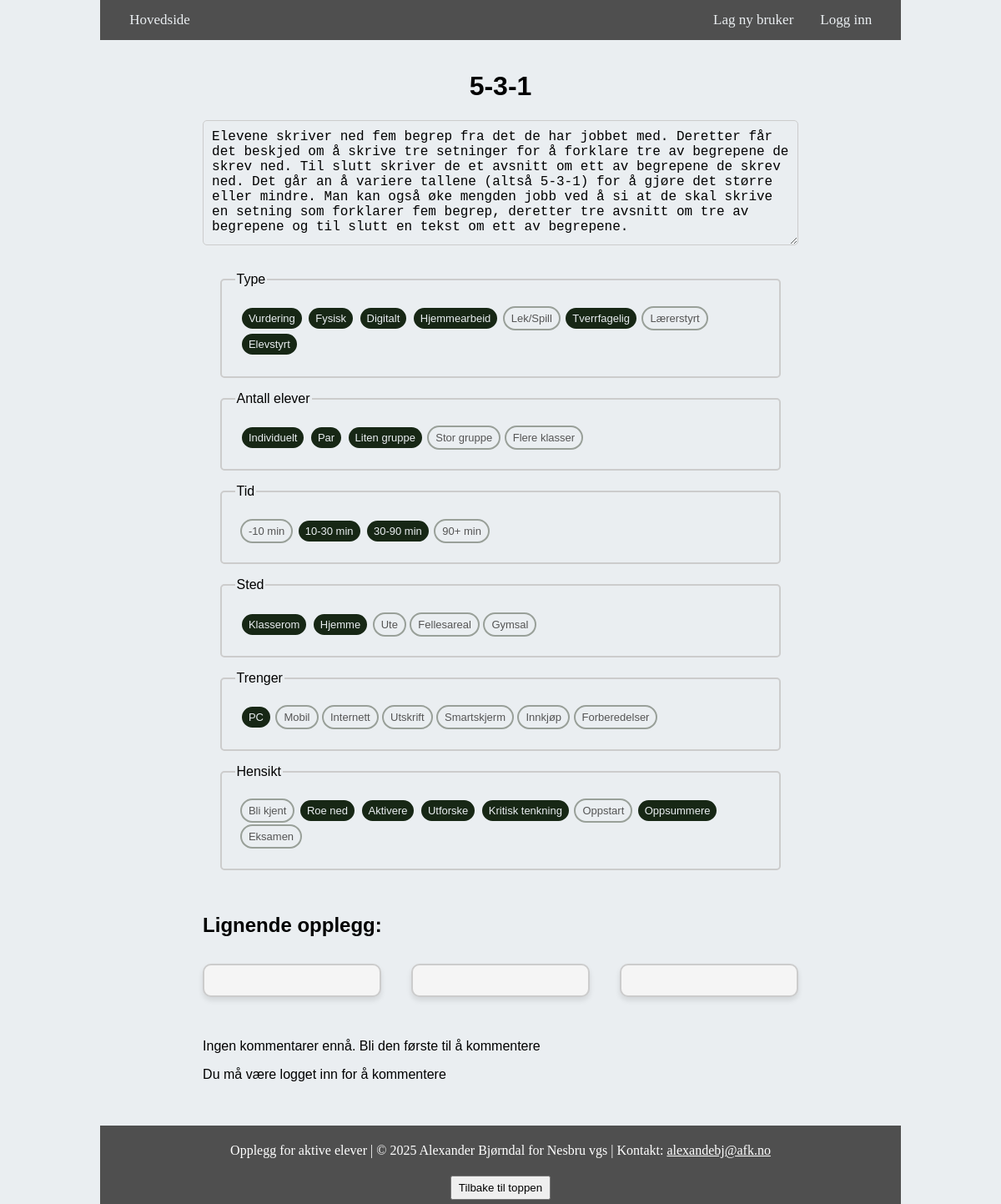
The page /se-opplegg?opplegg_id=1 on the database its author committed.
### website/models.py (models this page shows)
class Opplegg(db.Model):
    __tablename__ = "opplegg"
    id = db.Column(db.Integer, primary_key=True)
    name = db.Column(db.String(1000))
    data = db.Column(db.String(10000))
    date = db.Column(db.DateTime(timezone=True), default=func.now())
    user_id = db.Column(db.Integer, db.ForeignKey('user.id'))
    traits = db.relationship('Trait', secondary=opplegg_traits, backref='opplegg')
    comments = db.relationship('Comment', back_populates='opplegg')

class Trait(db.Model):
    __tablename__ = 'trait'
    id = db.Column(db.Integer, primary_key=True)
    name = db.Column(db.String(100))
    klasse = db.Column(db.String(100))
    forklaring = db.Column(db.String(500))

### website/views.py (the view, shortened to what this page needs)
@views.route('/se-opplegg', methods=['GET', 'POST'])
def se_opplegg():
    opplegg_id = request.args.get('opplegg_id')  # Get the query parameter
    if not opplegg_id:
        return "Missing opplegg_id", 400  # Handle case where opplegg_id is not provided
    opplegg = Opplegg.query.get_or_404(opplegg_id)  # Get the opplegg details
    users = User.query.all()  # Get all users for displaying author info
    traits = Trait.query.all()  # Get all traits for classifying opplegg
    comments = Comment.query.filter_by(opplegg_id=opplegg_id).all()  # Get all comments for this opplegg
    user_list = []
    for u in users:
        user_list.append([u.id, u.first_name])
    klasse_groups = defaultdict(list)
    for trait in traits:
        klasse_groups[trait.klasse].append(trait)
    checked_trait_ids = {trait.id for trait in opplegg.traits}
    return render_template(
        'se_opplegg.html',
        opplegg=opplegg,
        user=current_user,
        klasse_groups=klasse_groups,
        checked_trait_ids=checked_trait_ids,
        comments=comments,  # Pass comments to the template
        user_list=user_list
    )

### website/templates/se_opplegg.html (shortened to what this page needs)
{% extends "base.html" %}{% block title %}{{ opplegg.name }}{% endblock %} {%
block content %}
<link
  rel="stylesheet"
  href="{{ url_for('static', filename='legg_inn_nytt_opplegg.css') }}"
/>
<div id="opplegg_body">
  <div id="centerer">
    <h1 align="center">{{ opplegg.name }}</h1>
    <form method="POST">
      <textarea name="data" readonly>{{ opplegg.data }}</textarea>
      <ul class="ks-cboxtags">
        {% for klasse, traits in klasse_groups.items() %}
        <fieldset>
          <legend>{{ klasse }}</legend>
          <div class="container">
            <ul class="ks-cboxtags">
              {% for trait in traits %}
              <li data-tooltip="{{ trait.forklaring }}">
                <label for="checkbox{{ trait.id }}">{{ trait.name }}</label>
              </li>
              {% endfor %}
            </ul>
          </div>
        </fieldset>
        {% endfor %}
      </ul>
    </form>
    <br />
    <h2>Lignende opplegg:</h2>
    <div class="three-boxes-container">
      <a href="#" id="opplegg1-link" class="box">
      </a>
      <a href="#" id="opplegg2-link" class="box">
      </a>
      <a href="#" id="opplegg3-link" class="box">
      </a>
    </div>
    <div class="comments-section" id="comments">
      {% if comments %}
      <div class="comments-list">
        {% for comment in comments %}
        <div class="comment-item">
          <p>
            <strong>{{ comment.user.first_name }}</strong>
            <span class="comment-date"
              >{{ comment.created_at.strftime('%d.%m.%y %H:%M') }}</span
            >
          </p>
          <p>{{ comment.content }}</p>
          {% if user.role == 'admin' %}
          <button
            type="button"
            class="comment-delete"
            data-comment-id="{{ comment.id }}"
            data-opplegg-id="{{ opplegg.id }}"
          >
            <span aria-hidden="true">&times;</span>
          </button>
          {% endif %}
        </div>
        {% endfor %}
      </div>
      {% else %}
      <p>Ingen kommentarer ennå. Bli den første til å kommentere</p>
      {% endif %}
      {% if current_user.is_authenticated %}
      <form
        method="POST"
        action="{{ url_for('views.se_opplegg', opplegg_id=opplegg.id) }}"
      >
        <textarea
          name="content"
          rows="4"
          placeholder="Skriv kommentaren din her"
          required
        ></textarea>
        <br />
        <div align="center">
          <button type="submit" class="button-style">Lagre kommentar</button>
        </div>
      </form>
      {% else %}
      <p>Du må være logget inn for å kommentere</p>
      {% endif %}
    </div>
  </div>
</div>
{% endblock %}

### website/static/home.css (style rules this page uses)
html, body { height: 100%; margin: 0; display: flex; flex-direction: column; background: #eaeef1; scroll-behavior: smooth; }
#opplegg_body { background: #eaeef1; width: 80%; display: grid; grid-template-columns: 1fr; grid-template-rows: 1fr; grid-column-gap: 0px; grid-row-gap: 0px; margin: 0 auto; }
textarea { outline: none; border-radius: 10px; background: #eaeef1; font-size: 14px; resize: none; overflow: auto; }
fieldset { border-radius: 10px; margin: 2%; border: 2px solid #cecece; background-color: #eaeef1; }
ul.ks-cboxtags li { display: inline; }
ul.ks-cboxtags li label { display: inline-block; background-color: #eaeef1; border: 2px solid #99a099; color: #555555; border-radius: 20px; white-space: nowrap; margin: 1px 0px; -webkit-user-select: none; -moz-user-select: none; -ms-user-select: none; user-select: none; -webkit-tap-highlight-color: transparent; transition: all 0.2s; padding: 5px 8px; font-size: 12px; cursor: pointer; }
ul.ks-cboxtags li label::before { display: inline-block; font-style: normal; font-variant: normal; text-rendering: auto; -webkit-font-smoothing: antialiased; font-family: "Font Awesome 5 Free"; font-weight: 900; font-size: 12px; padding: 2px 6px 2px 2px; transition: transform 0.2s ease-in-out; }
ul.ks-cboxtags li input[type="checkbox"]:checked + label::before { transition: transform 0.2s ease-in-out; }
.container { font-family: "Font Awesome 5 Free", Tahoma, Geneva, Verdana, sans-serif; flex: 1; display: grid; }
.container ul { margin: 0.4rem; padding: 0; list-style-type: none; }
.mainclass { margin-left: 10%; margin-right: 10%; }
li { position: relative; }
.comments-section { margin-top: 50px; }
form textarea { width: 100%; padding: 10px; border-radius: 5px; border: 1px solid #ccc; resize: vertical; }
.three-boxes-container { display: flex; flex-direction: row; gap: 15px; justify-content: space-between; flex-wrap: wrap; }
.three-boxes-container .box { display: block; flex: 1 1 calc(33.33% - 10px); text-decoration: none; color: inherit; border: 2px solid #ccc; border-radius: 10px; padding: 10px; background-color: #f5f5f5; box-sizing: border-box; transition: transform 0.2s, box-shadow 0.2s; }

### website/static/legg_inn_nytt_opplegg.css (style rules this page uses)
ul.ks-cboxtags li { display: inline; }
ul.ks-cboxtags li label { display: inline-block; background-color: #eaeef1; border: 2px solid #99a099; color: #555555; border-radius: 20px; white-space: nowrap; margin: 1px 0px; -webkit-user-select: none; -moz-user-select: none; -ms-user-select: none; user-select: none; -webkit-tap-highlight-color: transparent; transition: all 0.2s; padding: 5px 8px; font-size: small; cursor: pointer; }
ul.ks-cboxtags li label::before { display: inline-block; font-style: normal; font-variant: normal; text-rendering: auto; -webkit-font-smoothing: antialiased; font-family: "Font Awesome 5 Free"; font-weight: 900; font-size: medium; padding: 2px 6px 2px 2px; transition: transform 0.2s ease-in-out; }
ul.ks-cboxtags li input[type="checkbox"]:checked + label::before { transition: transform 0.2s ease-in-out; }
.ks-cboxtags input[type="checkbox"]:checked + label { border: 2px solid #eaeef1; background-color: #172715; color: #eaeef1; }
#centerer { max-width: 1000px; margin: 0 auto; padding: 1rem; box-sizing: border-box; }
fieldset { border: 2px solid #ccc; border-radius: 5px; margin-bottom: 1rem; padding: 1rem; }
input[type="text"], textarea, input[type="email"], input[type="password"] { width: 100%; padding: 10px; font-size: 16px; background-color: #eaeef1; border-radius: 5px; border: 1px solid #ccc; margin-bottom: 15px; }
textarea { width: 100%; max-width: 100%; box-sizing: border-box; border-radius: 5px; border: 2px solid #ccc; resize: none; height: 150px; }
.ks-cboxtags { list-style-type: none; padding: 0; margin: 0; }
.ks-cboxtags label { display: inline-block; }
a { text-decoration: none; color: inherit; }
.three-boxes-container { display: flex; justify-content: space-between; gap: 1rem; margin-top: 2rem; }
.box { flex: 1; max-width: 30%; padding: 1rem; background-color: #eaeef1; border: 1px solid #cecece; border-radius: 8px; box-shadow: 0 4px 6px rgba(0, 0, 0, 0.1); text-align: center; transition: transform 0.2s ease, box-shadow 0.2s ease; }

### rows shown on the page
Opplegg: name "5-3-1", data "Elevene skriver ned fem begrep fra det de har jobbet med. Deretter får det beskjed om å skrive tre setninger for å forklare tre av begrepene de skrev ned. Til slutt skriver de et avsnitt om ett av begrepene de skrev ned. Det går an å variere tallene (altså 5-3-1) for å gjøre det større eller mindre. Man kan også øke mengden jobb ved å si at de skal skrive en setning som forklarer fem begrep, deretter tre avsnitt om tre av begrepene og til slutt en tekst om ett av begrepene."
Trait: klasse "Type", name "Vurdering"
Trait: name "Fysisk"
Trait: name "Digitalt"
Trait: name "Hjemmearbeid"
Trait: name "Lek/Spill"
Trait: name "Tverrfagelig"
Trait: name "Lærerstyrt"
Trait: name "Elevstyrt"
Trait: klasse "Antall elever", name "Individuelt"
Trait: name "Par"
Trait: name "Liten gruppe"
Trait: name "Stor gruppe"
Trait: name "Flere klasser"
Trait: klasse "Tid", name "-10 min"
Trait: name "10-30 min"
Trait: name "30-90 min"
Trait: name "90+ min"
Trait: klasse "Sted", name "Klasserom"
Trait: name "Hjemme"
Trait: name "Ute"
Trait: name "Fellesareal"
Trait: name "Gymsal"
Trait: klasse "Trenger", name "PC"
Trait: name "Mobil"
Trait: name "Internett"
Trait: name "Utskrift"
Trait: name "Smartskjerm"
Trait: name "Innkjøp"
Trait: name "Forberedelser"
Trait: klasse "Hensikt", name "Bli kjent"
Trait: name "Roe ned"
Trait: name "Aktivere"
Trait: name "Utforske"
Trait: name "Kritisk tenkning"
Trait: name "Oppstart"
Trait: name "Oppsummere"
Trait: name "Eksamen"
